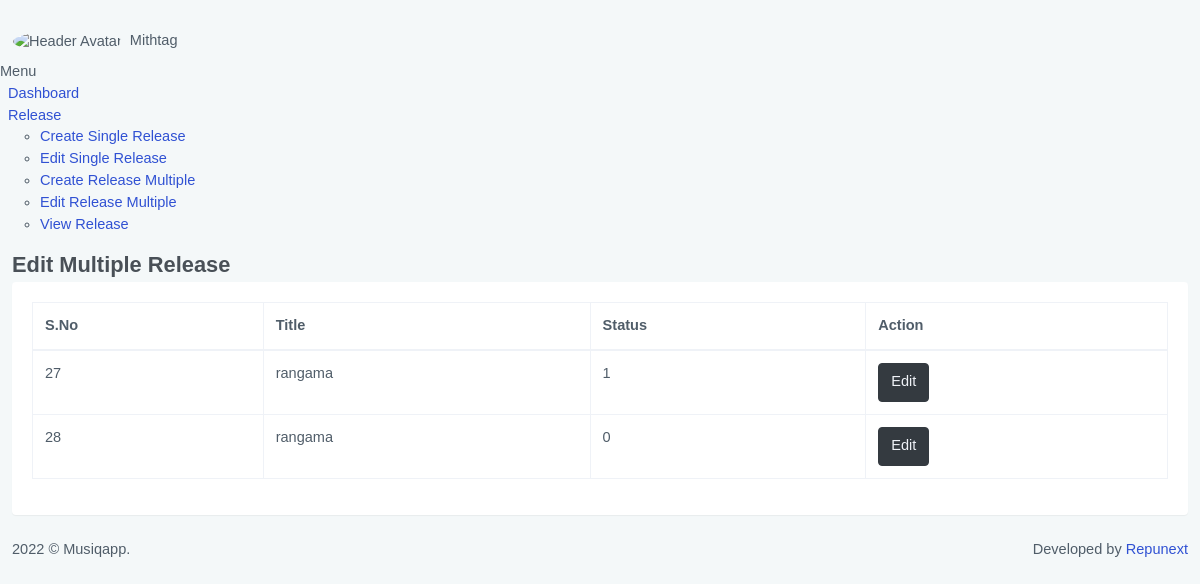
/edit-release.php (signed in), run on the app's committed database.
### tables this page shows
CREATE TABLE `create_mutliple_release` (
  `id` int(32) NOT NULL,
  `track_id` varchar(255) NOT NULL,
  `date` date NOT NULL,
  `title` varchar(255) NOT NULL,
  `song_name` varchar(255) DEFAULT NULL,
  `upc` varchar(100) DEFAULT NULL,
  `genre` varchar(100) DEFAULT NULL,
  `p_line` varchar(100) DEFAULT NULL,
  `sub_genre` varchar(100) DEFAULT NULL,
  `c_line` varchar(100) DEFAULT NULL,
  `production_year` varchar(100) DEFAULT NULL,
  `production_catalogue` varchar(100) DEFAULT NULL,
  `release_date` varchar(50) DEFAULT NULL,
  `label_name` varchar(100) DEFAULT NULL,
  `primaryartist` varchar(100) DEFAULT NULL,
  `author` varchar(100) DEFAULT NULL,
  `composer` varchar(100) DEFAULT NULL,
  `thumbimgfile` varchar(255) DEFAULT NULL,
  `exclusive_date` varchar(50) DEFAULT NULL,
  `preorder_date` varchar(50) DEFAULT NULL,
  `deloyment` varchar(50) DEFAULT NULL,
  `country` varchar(50) DEFAULT NULL,
  `name_of_owner` varchar(70) DEFAULT NULL,
  `pan_card` varchar(70) DEFAULT NULL,
  `address` varchar(70) DEFAULT NULL,
  `gst` varchar(70) DEFAULT NULL,
  `phone_no` varchar(70) DEFAULT NULL,
  `aadhar_number` varchar(70) DEFAULT NULL,
  `royality_information` varchar(70) DEFAULT NULL,
  `userid` int(50) DEFAULT NULL,
  `status` int(32) DEFAULT NULL,
  `isdeleted` int(32) DEFAULT NULL
);

### edit-release.php (the view, shortened to what this page needs)
<?php session_start();
    include 'connect.php';
    $msg="";
    $userid=$_SESSION["user_id"];
    $checkdata="select * from create_mutliple_release where userid='".$userid."'";
    $query=mysqli_query($connect,$checkdata);
?>
<!doctype html>
<html lang="en">
<head>
<?php include('preload/header.php');?>
<?php include('preload/leftsidebar.php');?>
<div class="main-content"><?php if($msg){ ?> <script>Swal.fire('<?php echo $msg; ?>')</script><?php } ?>
<div class="page-content">
    <div class="page-title-box">
        <div class="container-fluid">
            <div class="row align-items-center">
                <div class="col-md-12">
                    <h4 class="page-title mb-1">Edit Multiple Release</h4>
                </div>
            </div>
        </div>
    </div><?php if(@$_SESSION['username']){?>
    <div class="page-content-wrapper">
        <div class="container-fluid">
            <div class="row">
                <div class="col-lg-12">
                    <div class="card">
                        <div class="card-body">
                            <table id="datatable" class="table table-bordered dt-responsive nowrap" style="border-collapse: collapse; border-spacing: 0; width: 100%;">
                                                <thead>
                                                <tr>
                                                    <th>S.No</th>
                                                    <th>Title</th>
                                                    <th>Status</th>
                                                    <th>Action</th>
                                                </tr>
                                                </thead>
                                                <tbody>
                                                <?php   if(mysqli_num_rows($query)!=0){
                                                            while($row= mysqli_fetch_assoc($query)){ ?>
                                                <tr>
                                                    <td><?php echo $row['id']; ?></td>
                                                    <td><?php echo $row['title']; ?></td>
                                                    <td><?php echo $row['status']; ?></td>
                                                    <td><a href="editrelease-single?id=<?php echo $row['track_id'];?>" class="btn btn-dark waves-effect waves-light">Edit</a></td>
                                                </tr>
                                                <?php }}?>
                                                </tbody>
                                            </table>
                        </div>
                    </div>
                </div>
        </div>
    </div>
</div> <?php }else{ header("Location: logout");
                echo '<script type="text/javascript">window.location.href="logout";</script>';}?>
<?php include('preload/footer.php');?>

### data on the page
create_mutliple_release: id "27", title "rangama", status "1"
create_mutliple_release: id "28", title "rangama", status "0"

### other printed values
$_SESSION['username'] "Mithtag"
